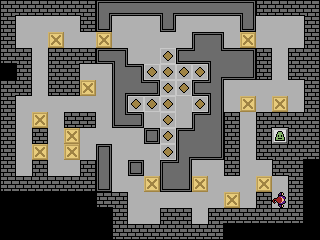

Rendered tile map (Tiled .tmx) drawn with the repository's tilesets; below, a short description and the map source with its tile grids summarised:
An orthogonal 20x15 tile map with 16x16 px tiles, 2 tile layers (Terrain, Entities), 2 tilesets.

<map version="1.0" orientation="orthogonal" renderorder="right-down" width="20" height="15" tilewidth="16" tileheight="16">
 <properties>
  <property name="Description" value=" " />
  <property name="Name" value="Level 6" />
 </properties>
 <tileset firstgid="1" name="TilesetWorld9" tilewidth="16" tileheight="16">
  <image source="TilesetWorld9.png" width="512" height="512" />
 </tileset>
 <tileset firstgid="1025" name="Charset" tilewidth="16" tileheight="16">
  <image source="Charset.png" width="256" height="256" />
 </tileset>
 <layer name="Terrain" width="20" height="15">
  <data>[300 cells, 300 non-empty, 41 distinct tile ids]</data>
 </layer>
 <layer name="Entities" width="20" height="15">
  <data>[300 cells, 15 non-empty, 2 distinct tile ids]</data>
 </layer>
</map>
